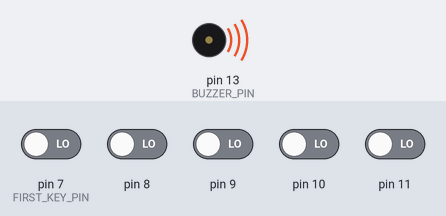
Recording of a sketch running on a simulated Arduino Uno, built with avr-gcc and run on an emulated ATmega328P. On the bench: buzzer (waves = sounding). Inputs (shaded band) come from the test bench; at power-on: pin 7 (FIRST_KEY_PIN), pin 8–11 LOW.

Above: at 1.2 s.
1.3 s: pin 7 (FIRST_KEY_PIN) driven HIGH and pin 8 driven HIGH and pin 9 driven HIGH and pin 10 driven HIGH and pin 11 driven HIGH
At 1.7 s:
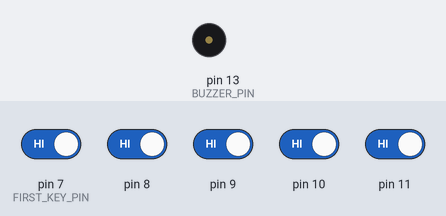
2.8 s: pin 7 (FIRST_KEY_PIN) driven LOW
At 3.3 s:
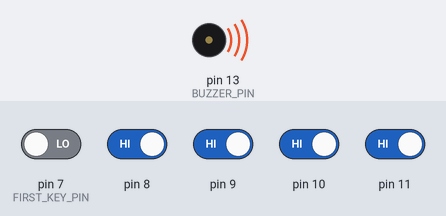
4.3 s: pin 7 (FIRST_KEY_PIN) driven HIGH
At 4.7 s:
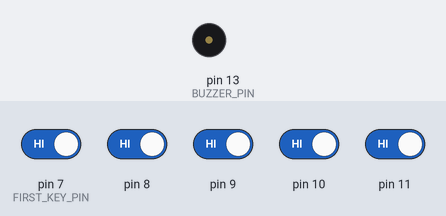
Timing chart, 0 to 7.3 s (numbered marks = the images above; inputs shaded):
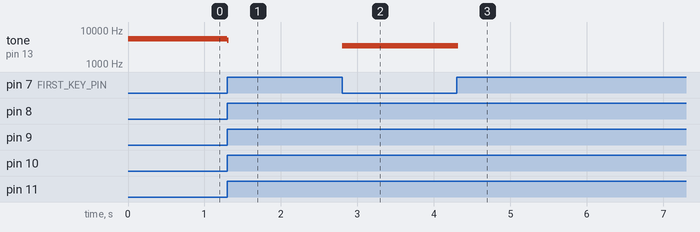

Measured:
- after the input at 1.3 s, tone on pin 13 (BUZZER_PIN): 5500 Hz → 5000 Hz at once, → silent 0.02 s later
- after the input at 2.8 s, tone on pin 13 (BUZZER_PIN): silent → 3500 Hz at once
- after the input at 4.3 s, tone on pin 13 (BUZZER_PIN): 3500 Hz → silent at once

The sketch:

sketch_aug08a.ino
```cpp
#define BUZZER_PIN    13 // пин с пищалкой (англ. «buzzer»)
#define FIRST_KEY_PIN 7  // первый пин с клавишей (англ. «key»)
#define KEY_COUNT     5 // общее количество клавиш

void setup()
{
  pinMode(BUZZER_PIN, OUTPUT);
}

void loop()
{
  // в цикле бежим по всем номерам кнопок от 0-го по 2-й
  for (int i = 0; i < KEY_COUNT; ++i) {
    // на основе номера кнопки вычисляем номер её пина
    int keyPin = i + FIRST_KEY_PIN;

    // считываем значение с кнопки. Возможны всего 2 варианта:
    //  * высокий сигнал, 5 вольт, истина — кнопка отпущена
    //  * низкий сигнал, земля, ложь — кнопка зажата
    boolean keyUp = digitalRead(keyPin);

    // проверяем условие «если не кнопка отпущена». Знак «!»
    // перед булевой переменной означает отрицание, т.е. «не».
    if (!keyUp) {
      // рассчитываем высоту ноты в герцах в зависимости от
      // клавиши, которую рассматриваем на данном этапе цикла.
      // Мы получим значение 3500, 4000 или 4500
      int frequency = 3500 + i * 500;

      // Заставляем пищалку пищать с нужной частотой в течение
      // 20 миллисекунд. Если клавиша останется зажатой, пищалка
      // вновь зазвучит при следующем проходе loop, а мы услышим
      // непрерывный звук
      tone(BUZZER_PIN, frequency, 20);
    }
  }
}
```
